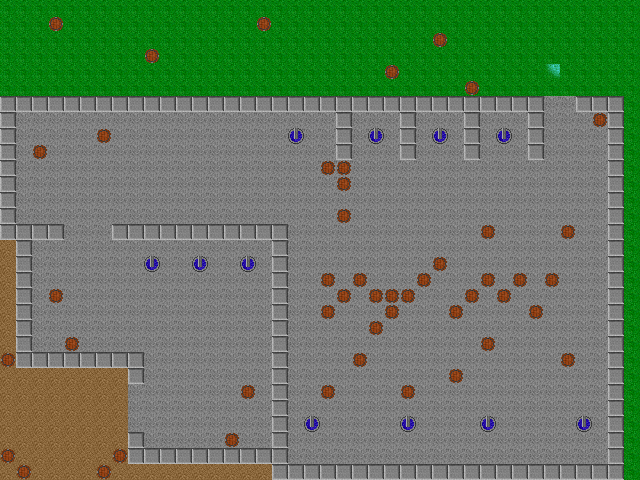

The image is a tile-based game level rendered from a .tmx file. Its description and source (layers, tilesets, objects; grid data summarised) follow:
An orthogonal 40x30 tile map with 16x16 px tiles, 5 tile layers (Background, Obsticles, Enemies, PhysicsObjects, ...).

<map height="30" orientation="orthogonal" tileheight="16" tilewidth="16" version="1.0" width="40"><properties><property name="blended tiles" value="5,11,12,13,14,15,16,17,18,19,20,21,22,23,24,25" /></properties>
 <tileset firstgid="1" name="tileset" spacing="1" tileheight="16" tilewidth="16">
  <image height="85" source="tileset.png" width="85" />
  <tile id="10">
   <properties>
    <property name="barricadeType" value="0" />
   </properties>
  </tile>
 </tileset>
 <layer height="30" name="Background" width="40">
  <data>[1200 cells, 1200 non-empty, 3 distinct tile ids]</data>
 </layer>
 <layer height="30" name="Obsticles" width="40">
  <data>[1200 cells, 155 non-empty, 1 distinct tile ids]</data>
 </layer>
 <layer height="30" name="Enemies" width="40">
  <data>[1200 cells, 11 non-empty, 1 distinct tile ids]</data>
 </layer>
 <layer height="30" name="PhysicsObjects" width="40">
  <data>[1200 cells, 48 non-empty, 1 distinct tile ids]</data>
 </layer>
 <layer height="30" name="Destination" width="40">
  <data>[1200 cells, 1 non-empty, 1 distinct tile ids]</data>
 </layer>
</map>